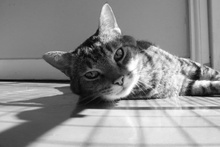
%> input picture ece6560_img4.jpg, 220 x 147 px, shrunk from 1024 x 682 before the run
$ octave ece6560_finalproject_multigrid.m   (GNU Octave 9; MATLAB toolbox functions it lacks are replaced by stand-ins)
%> lines starting %> are read from the running program, lines starting %| are printed output that depends on the picture
% Read in image
I2 = imread("ece6560_img4.jpg");
%> I2 is the input picture: size 147x220x3 uint8; min 1, max 255, mean 141.3
figure(1)
image(I2)
% Set dimensions
[m, n, o] = size(I2);
%> m = 147; n = 220; o = 3
% Add noise or uncomment line 9
J = imnoise(I2,'gaussian');
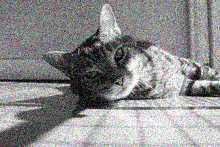
%> J: size 147x220x3 uint8; mean R, G, B 141.1, 140.9, 141.3
% J = I2;
figure(2)
image(J)
J = double(J);
%> J: size 147x220x3 double
% Set step size for x, y, and t
dx = 1/(m-1);
%> dx = 0.00685
dy = 1/(n-1);
%> dy = 0.00457
dt = 1e-3;
% Set number of repetitions and K
numt = 5;
K = 1e5;
for l=1:numt
      for k =1:3
       for j = 2:m-1
           for i=2:n-1
                 grad_north = (J(j-1,i,k) - J(j,i,k))/(dx);
                 grad_south = (J(j+1,i,k) - J(j,i,k))/(dx);
                 grad_east = (J(j,i+1,k) - J(j,i,k))/(dy);
                 grad_west = (J(j,i-1,k) - J(j,i,k))/(dy);
                 alpha = 4;
                 c_n = exp(-(grad_north/K)^2);
                 c_s = exp(-(grad_south/K)^2);
                 c_e = exp(-(grad_east/K)^2);
                 c_w = exp(-(grad_west/K)^2);
              J(j,i,k) = J(j,i,k) + dt/alpha*(c_n*grad_north+c_s*grad_south+c_e*grad_east+c_w*grad_west);
           end
       end
      end
end
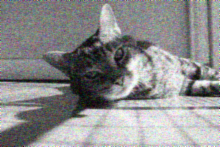
%> J: size 147x220x3 double; mean R, G, B 141.1, 140.9, 141.3; mean of the top-left, top-right, bottom-left and bottom-right quarters 114.4, 142.5, 122.7, 184.5

% Calculate PSNR
max = 0;
for k = 1:3
    for j = 1:n
        for i = 1:m
            if (max < I2(i,j,k))
                max = I2(i,j,k);
            end
        end
    end
end
%> after the loop, max = 255

Temp = double(I2);
sum = 0.0;
for k = 1:3
    for j = 3:n-2
        for i = 3:m-2
            sum = sum + (Temp(i,j,k)-J(i,j,k))^2;
        end
    end
end
%> after the loop, sum = 15229796.1
MSE = sum/(m*n*o);
%> MSE = 157
PSNR = 20*log10(double(max)/sqrt(MSE));
%> PSNR = 26.17

% Output filter image
figure(3)
J = uint8(J);
%> J: size 147x220x3 uint8
image(J)
% improfile
